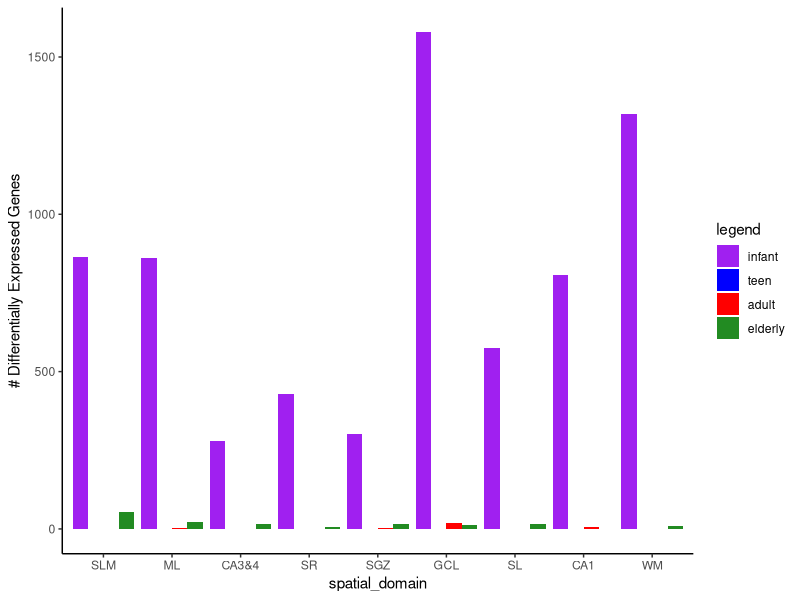
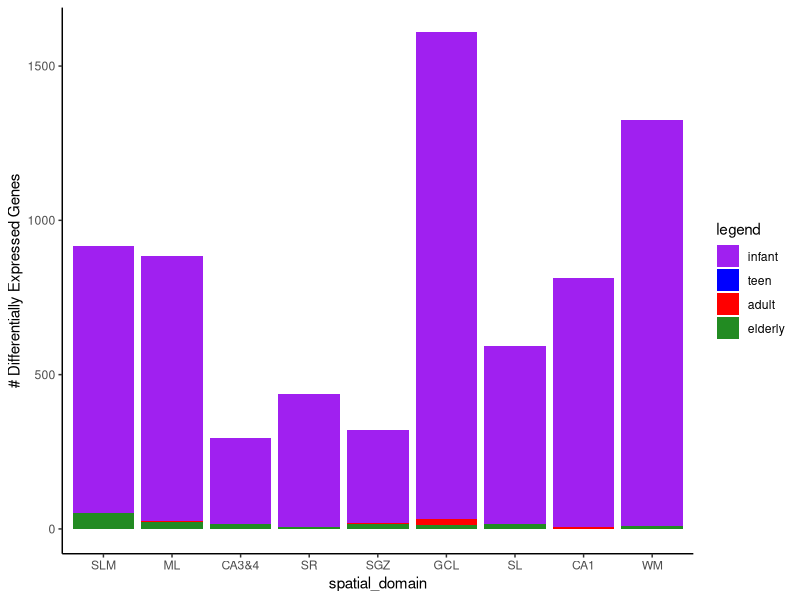

The R source for these figures, in order:
##################################################
# spatial_DG_lifespan project
# DEGs for all HPC BayesSpace clusters and age_bin
# Anthony Ramnauth, Aug 04 2023
##################################################

suppressPackageStartupMessages({
    library(here)
    library(dplyr)
    library(ggplot2)
})

# Make Data frame for age group, cluster, total, DEG
# # of significant DEGs taken from .csv files output from pseudoBulkDGE.R script

spatial_domain <- c("SLM", "ML", "CA3&4", "SR", "SGZ", "GCL", "SL", "CA1", "WM")


df <- data.frame(
    spatial_domain = rep(spatial_domain, 4),
    age = c(rep("infant", 9), rep("teen", 9), rep("adult", 9), rep("elderly", 9)),
    DEGs = c(863, 860, 280, 429, 302, 1578, 576, 806, 1318,
        0, 0, 0, 0, 1, 0, 0, 0, 0,
        0, 2, 0, 0, 4, 19, 1, 6, 0,
        53, 23, 15, 7, 15, 12, 15, 1, 8)
)

df$spatial_domain <- factor(df$spatial_domain, levels = c("SLM", "ML", "CA3&4", "SR", "SGZ", "GCL", "SL", "CA1", "WM"))
df$age <- factor(df$age, levels = c("infant", "teen", "adult", "elderly"))

pdf(file = here::here("plots", "pseudobulked", "Barplot_DEGs_allHPC_layers.pdf"))

ggplot(df, aes(x = spatial_domain, y = DEGs, fill = age)) +
    geom_bar(position = "dodge", stat = "identity") +
    scale_fill_manual("legend", values = c("infant" = "purple", "teen" = "blue", "adult" = "red", "elderly" = "forestgreen")) +
    ylab("# Differentially Expressed Genes") +
    theme(text = element_text(size = 20), axis.text = element_text(size = 20)) +
    theme_classic()

ggplot(df, aes(x = spatial_domain, y = DEGs, fill = age)) +
    geom_bar(position = "stack", stat = "identity") +
    scale_fill_manual("legend", values = c("infant" = "purple", "teen" = "blue", "adult" = "red", "elderly" = "forestgreen")) +
    ylab("# Differentially Expressed Genes") +
    theme(text = element_text(size = 20), axis.text = element_text(size = 20)) +
    theme_classic()

dev.off()

